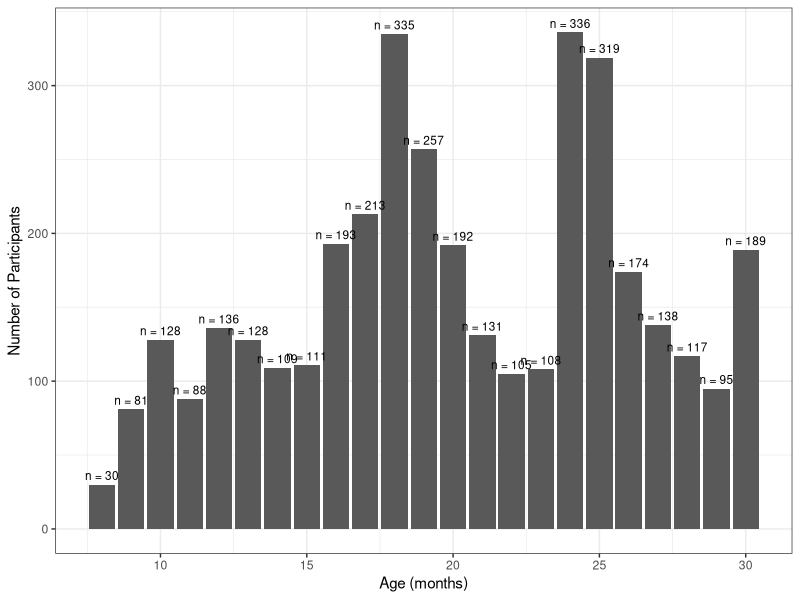
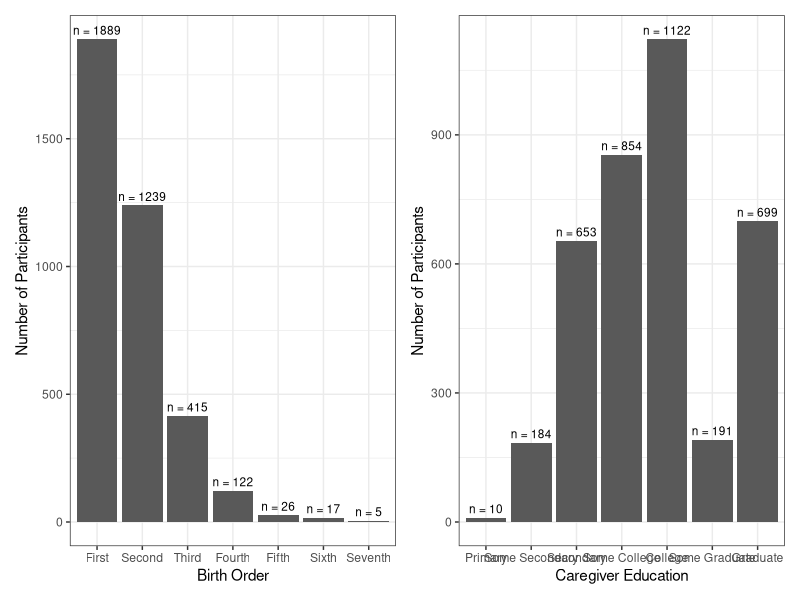
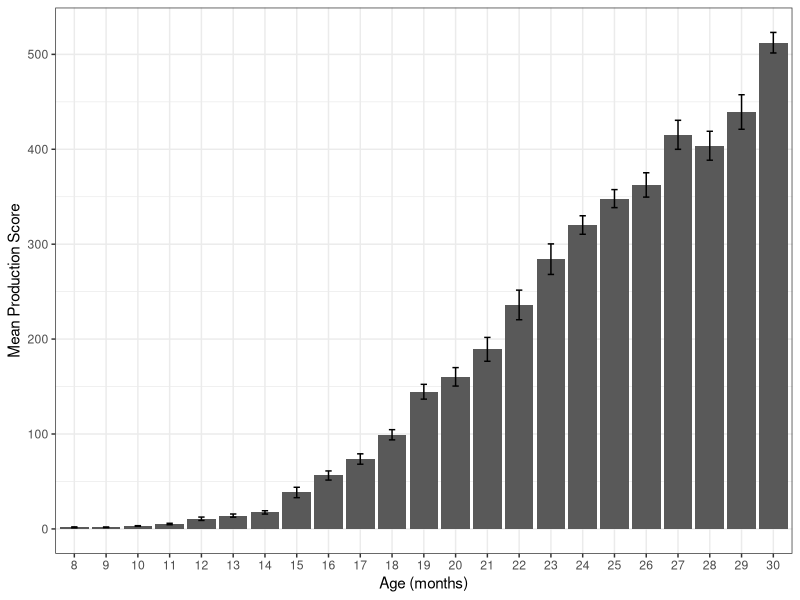
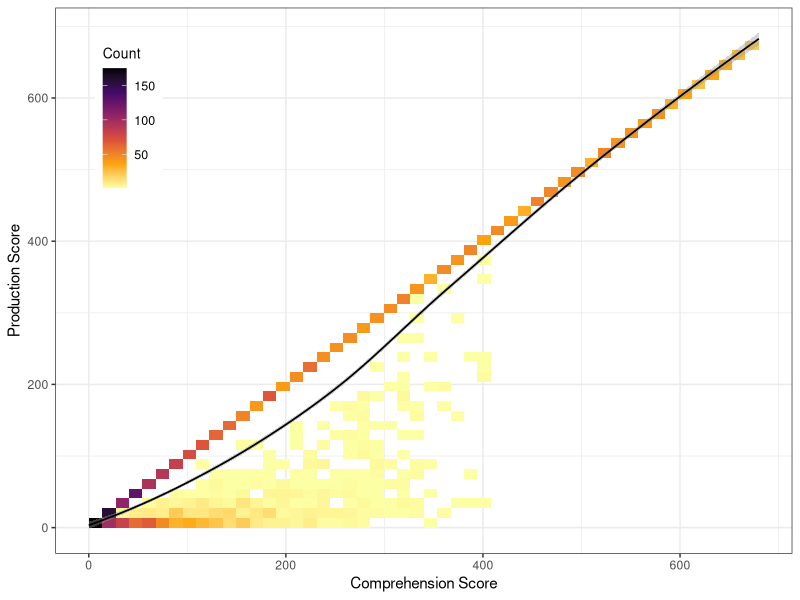
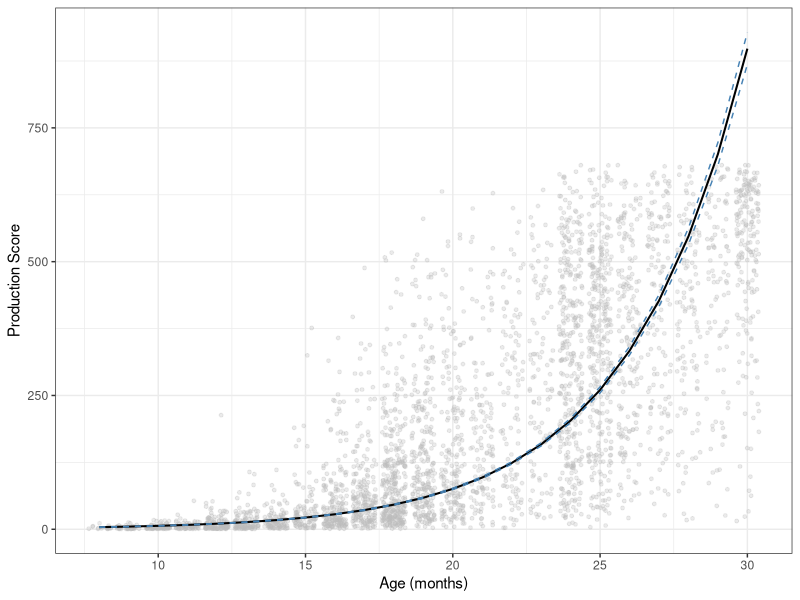
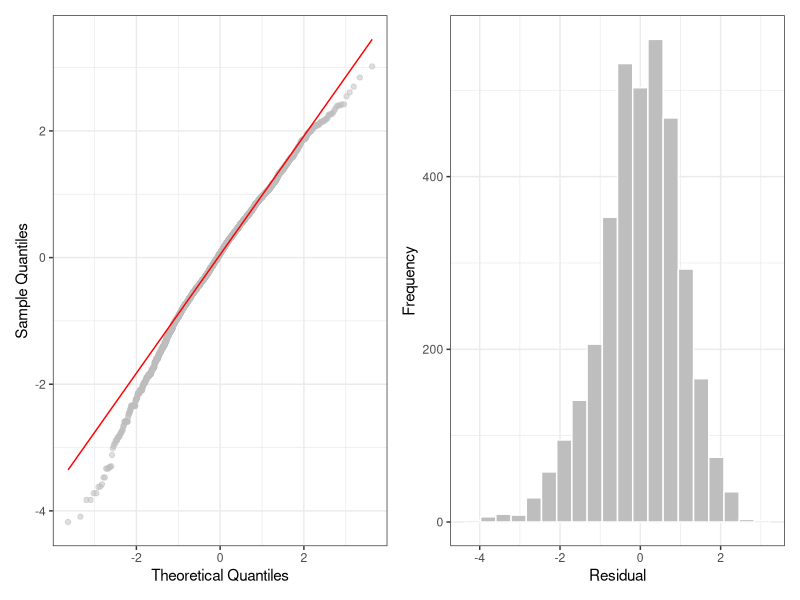
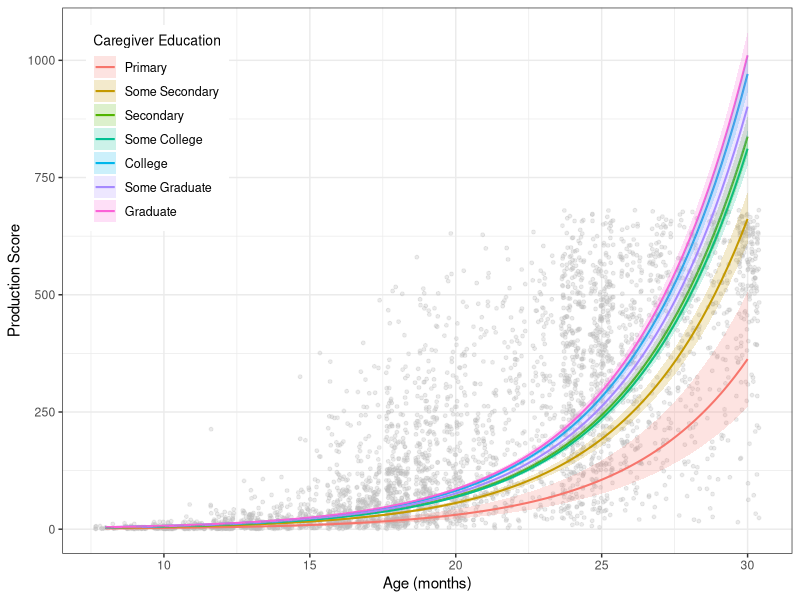
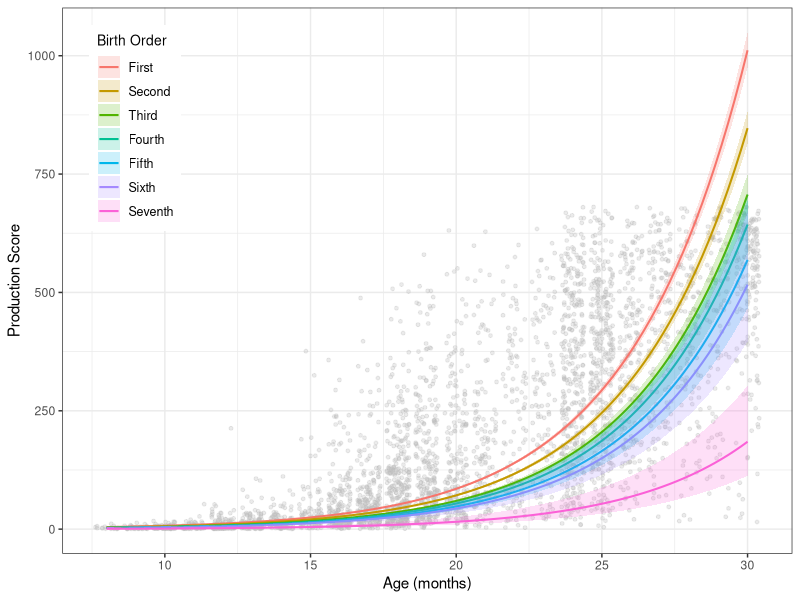

Recreate these plots in R, in order.
## ---- chunk 1
library(tidyverse)
library(patchwork)

df <- read_csv("mcdi_raw_data.csv")

df <- df |>
  select(
    comprehension, 
    production, 
    caregiver_education, 
    age, 
    birth_order) |>
  na.omit() |>
  subset(birth_order != "Eighth")

birth_order_levels <- c(
  "First", 
  "Second", 
  "Third", 
  "Fourth",
  "Fifth", 
  "Sixth", 
  "Seventh"
  )

caregiver_education_levels <- c(
  "Primary", 
  "Some Secondary", 
  "Secondary", 
  "Some College", 
  "College", 
  "Some Graduate",
  "Graduate"
  )

df <- df |>
  transform(
    birth_order = factor(birth_order, 
                         levels = birth_order_levels)
    ) |>
  transform(caregiver_education = factor(
    caregiver_education,
    levels = caregiver_education_levels)
    )
## ---- chunk 2
# number of infants by age
df |>
  ggplot(aes(x = age)) +
  geom_bar() +
  labs(
    x = "Age (months)", 
    y = "Number of Participants") +
  geom_text(
    stat = "count", 
    aes(label = paste0("n = ", after_stat(count))), 
    vjust = -0.5, 
    size = 3) +
  theme_bw()


# number of infants by birth order
bo_sum <- df |>
  ggplot(aes(x = birth_order)) +
  geom_bar() +
  labs(
    x = "Birth Order", 
    y = "Number of Participants") +
  geom_text(
    stat = "count", 
    aes(label = paste0("n = ", after_stat(count))), 
    vjust = -0.5, 
    size = 3) +
  theme_bw()


# number of infants by caregiver education
ce_sum <- df |>
  ggplot(aes(x = caregiver_education)) +
  geom_bar() +
  labs(
    x = "Caregiver Education", 
    y = "Number of Participants") +
  geom_text(
    stat = "count", 
    aes(label = paste0("n = ", after_stat(count))), 
    vjust = -0.5, 
    size = 3) +
  theme_bw()

bo_sum + ce_sum

# mean production w error bars by age
df_summary <- df |>
  group_by(age) |>
  summarize(
    mean_production = mean(production, na.rm = TRUE),
    se_production = sd(production, na.rm = TRUE) / sqrt(n())
  )

df_summary |>
  ggplot(
    aes(
      x = factor(age), 
      y = mean_production
      )) +
  geom_col() +
  geom_errorbar(
    aes(
      ymin = mean_production - se_production,
      ymax = mean_production + se_production),
    width = 0.2) +
  labs(
    x = "Age (months)", 
    y = "Mean Production Score") +
  theme_bw()
## ---- chunk 3
model <- lm(
  comprehension ~ production, 
  data = df
  )

cor(df$comprehension, df$production, use = "complete.obs", method = "pearson")

ggplot(df, 
       aes(
         x = comprehension, 
         y = production
         )) +
  geom_bin2d(bins = 50) +
  geom_smooth(
    method = "loess", 
    color = "black", 
    se = TRUE, 
    linewidth = 0.6) +
  scale_fill_viridis_c(option = "inferno", 
                       direction = -1) +
  labs(
    x = "Comprehension Score", 
    y = "Production Score", 
    fill = "Count") +
  theme_bw() +
  theme(
    legend.position = c(0.1, 0.8),
    legend.background = element_rect(fill = alpha('white', 1), color = NA),
    legend.title = element_text(size = 10),
    legend.text = element_text(size = 9)) 
## ---- chunk 4
df_nonzero <- subset(df, production > 0)

model_age <- lm(
  log(production) ~ age, 
  data = df_nonzero
  )
summary(model_age)

pred <- predict(model_age, se.fit = TRUE)

df_nonzero$fit_log <- pred$fit
df_nonzero$se_log <- pred$se.fit

df_nonzero$fit <- exp(df_nonzero$fit_log)
df_nonzero$upper <- exp(df_nonzero$fit_log + 1 * df_nonzero$se_log)
df_nonzero$lower <- exp(df_nonzero$fit_log - 1 * df_nonzero$se_log)

ggplot(df_nonzero, 
       aes(
         x = age,
         y = production
         )) +
  geom_jitter(
    alpha = 0.3, 
    color = "gray", 
    size = 1) +
  geom_line(
    aes(y = fit), 
    color = "black", 
    linewidth = 0.7) +
  geom_line(
    aes(y = upper), 
    linetype = "dashed", 
    color = "steelblue", 
    linewidth = 0.5) +
  geom_line(
    aes(y = lower), 
    linetype = "dashed", 
    color = "steelblue", 
    linewidth = 0.5) +
  labs(
    x = "Age (months)", 
    y = "Production Score") +
  theme_bw()

df_nonzero$resid <- residuals(model_age)

qqplot <- ggplot(df_nonzero, 
                 aes(sample = resid)) +
  stat_qq(
    alpha = 0.5, 
    color = "gray") +
  stat_qq_line(color = "red") +
  labs(
    x = "Theoretical Quantiles", 
    y = "Sample Quantiles") +
  theme_bw()

histogram <- ggplot(df_nonzero, 
                    aes(x = resid)) +
  geom_histogram(
    bins = 20, 
    fill = "gray", 
    color = "white") +
  labs(
    x = "Residual", 
    y = "Frequency") +
  theme_bw()

qqplot + histogram
## ---- chunk 5
model_ce <- lm(
  log(production) ~ caregiver_education + age, 
  data = df_nonzero
  )
summary(model_ce)

age_seq <- seq(min(df_nonzero$age), max(df_nonzero$age), length.out = 100)

pred_grid <- expand.grid(
  age = age_seq,
  caregiver_education = levels(df_nonzero$caregiver_education)
)

pred <- predict(
  model_ce, 
  newdata = pred_grid, 
  se.fit = TRUE
  )

pred_grid$fit_log <- pred$fit
pred_grid$se_log <- pred$se.fit

pred_grid$fit <- exp(pred_grid$fit_log)
pred_grid$upper <- exp(pred_grid$fit_log + 1 * pred_grid$se_log)
pred_grid$lower <- exp(pred_grid$fit_log - 1 * pred_grid$se_log)

ggplot() +
  geom_jitter(
    data = df_nonzero, 
    aes(
      x = age, 
      y = production
      ),
    alpha = 0.3, 
    color = "gray", 
    size = 1) +
  geom_line(
    data = pred_grid, 
    aes(x = age, 
        y = fit,
        color = caregiver_education),
    linewidth = 0.7) +
  geom_ribbon(
    data = pred_grid,
    aes(
      x = age, 
      ymin = lower, 
      ymax = upper,
      fill = caregiver_education
      ),
    alpha = 0.2, 
    color = NA) +
  labs(
    x = "Age (months)", 
    y = "Production Score",
    color = "Caregiver Education", 
    fill = "Caregiver Education") +
  theme_bw() + 
  theme(
    legend.position = c(0.13, 0.78),
    legend.background = element_rect(fill = alpha('white', 1), color = NA),
    legend.title = element_text(size = 10),
    legend.text = element_text(size = 9)
    ) 
## ---- chunk 6
model_bo <- lm(
  log(production) ~ birth_order + age, 
  data = df_nonzero
  )
summary(model_bo)

pred_grid_bo <- expand.grid(
  age = age_seq,
  birth_order = levels(df_nonzero$birth_order)
  )

pred_bo <- predict(
  model_bo, 
  newdata = pred_grid_bo, 
  se.fit = TRUE
  )

pred_grid_bo$fit_log <- pred_bo$fit
pred_grid_bo$se_log <- pred_bo$se.fit

pred_grid_bo$fit <- exp(pred_grid_bo$fit_log)
pred_grid_bo$upper <- exp(pred_grid_bo$fit_log + 1 * pred_grid_bo$se_log)
pred_grid_bo$lower <- exp(pred_grid_bo$fit_log - 1 * pred_grid_bo$se_log)

ggplot() +
  geom_jitter(
    data = df_nonzero, 
    aes(
      x = age, 
      y = production
      ),
    alpha = 0.3, 
    color = "gray", 
    size = 1) +
  geom_line(
    data = pred_grid_bo, 
    aes(
      x = age, 
      y = fit, 
      color = birth_order
      ),
    linewidth = 0.7) +
  geom_ribbon(
    data = pred_grid_bo, 
    aes(
      x = age, 
      ymin = lower, 
      ymax = upper, 
      fill = birth_order
      ),
    alpha = 0.2, 
    color = NA) +
  labs(
    x = "Age (months)", 
    y = "Production Score", 
    color = "Birth Order", 
    fill = "Birth Order") +
  theme_bw() + 
  theme(
    legend.position = c(0.1, 0.78),
    legend.background = element_rect(fill = alpha('white', 1), color = NA),
    legend.title = element_text(size = 10),
    legend.text = element_text(size = 9)
    ) 
## ---- chunk 7
model_full <- lm(
  log(production) ~ birth_order + caregiver_education + age,
  data = df_nonzero
  )
summary(model_full)

AIC(model_age, model_ce, model_bo, model_full)
